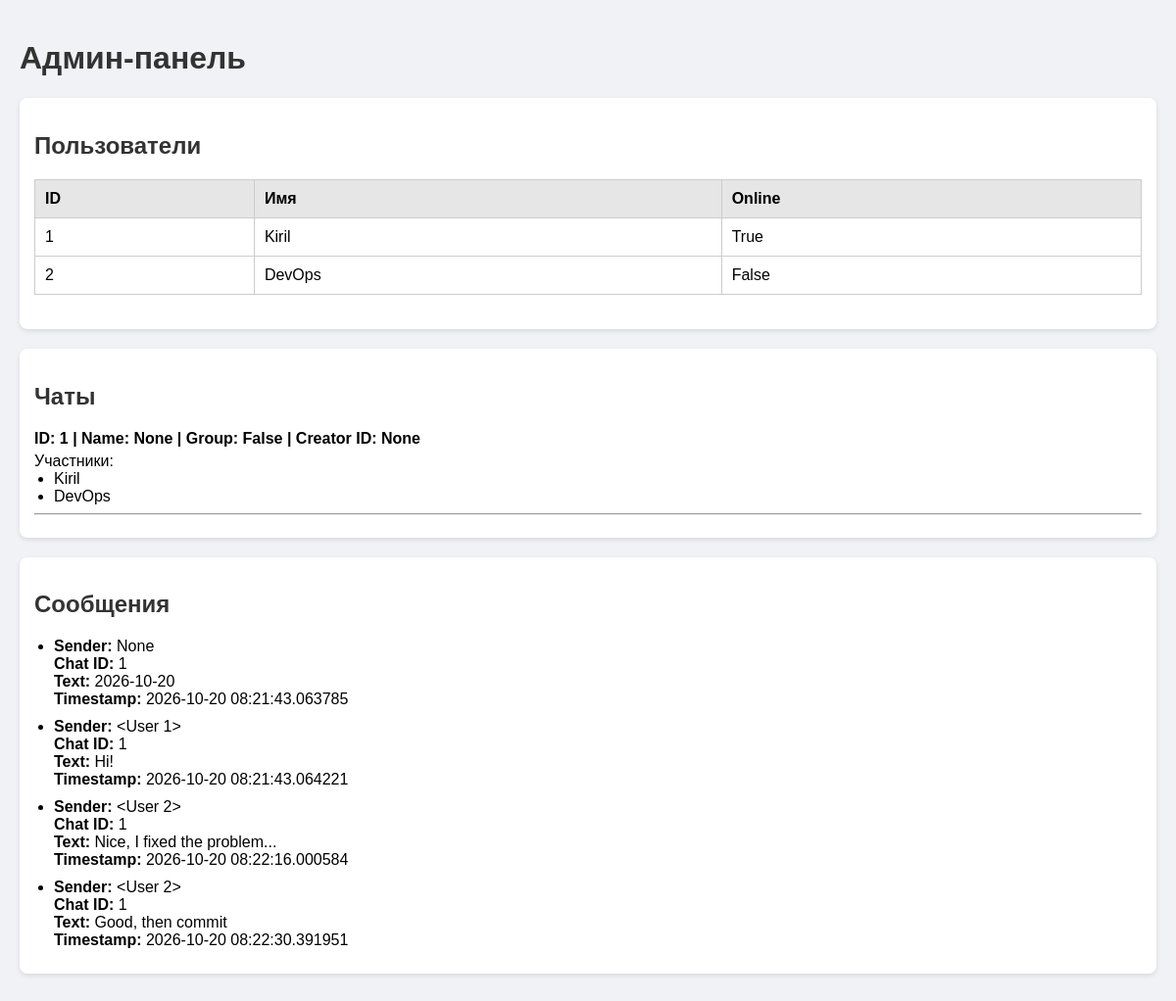
/admin, run on an earlier commit of the app's database.
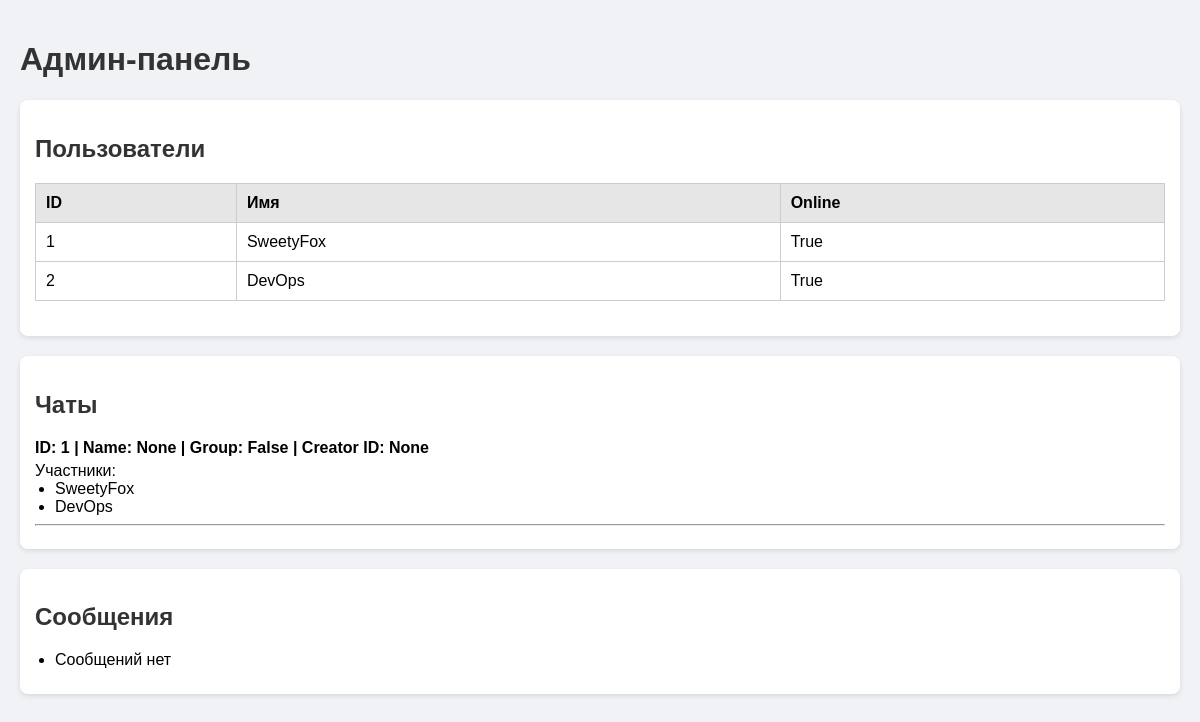
And on a later commit of the database.
### backend/stuff/db.py (models this page shows, shortened)
class User(db.Model):
    __tablename__ = 'users'
    _id = db.Column(db.Integer, primary_key=True)
    name = db.Column(db.String(100), nullable=False, unique=True)  # можно 150, если нужно
    password = db.Column(db.String(512), nullable=False)
    messages = db.relationship('Message', back_populates='sender', lazy=True)
    isActive = db.Column(db.Boolean, default=False)

class Message(db.Model):
    __tablename__ = 'messages'
    _id = db.Column(db.Integer, primary_key=True)
    chat_id = db.Column(db.Integer, db.ForeignKey('chats._id'), nullable=False)
    sender_id = db.Column(db.Integer, db.ForeignKey('users._id'), default=None, nullable=True)  # может быть None для системных сообщений
    text = db.Column(db.Text, nullable=False)  # Text вместо String
    timestamp = db.Column(db.DateTime, default=datetime.utcnow)
    sender = db.relationship('User', back_populates='messages')

### backend/stuff/routes.py (the view)
    @app.route('/admin')
    def admin():
        users_list = User.query.all()
        message_list = Message.query.all()
        chats_raw = Chat.query.all()
        chats = []
        for chat in chats_raw:
            participant_names = []
            for p in chat.participants:
                if p.user:
                    participant_names.append(p.user.name)
                else:
                    print(f"Warning: ChatParticipant {p._id} has no valid user")
            chats.append({
                "id": chat._id,
                "name": chat.name,
                "is_group": chat.is_group,
                "creator_id": chat.creator_id,
                "participants": participant_names
            })
        return render_template("Users.html", users=users_list, chats=chats, messages=message_list)

### backend/stuff/templates/Users.html (shortened to what this page needs)
<!DOCTYPE html>
<html lang="ru">
<head>
</head>
<body>
    <h1>Админ-панель</h1>
    <div class="card">
        <h2>Пользователи</h2>
        <table>
            <thead>
                <tr>
                    <th>ID</th>
                    <th>Имя</th>
                    <th>Online</th>
                </tr>
            </thead>
            <tbody>
                {% for user in users %}
                <tr>
                    <td>{{ user._id }}</td>
                    <td>{{ user.name }}</td>
                    <td>{{ user.isActive }}</td>
                </tr>
                {% else %}
                <tr>
                    <td colspan="2">Пользователи не найдены</td>
                </tr>
                {% endfor %}
            </tbody>
        </table>
    </div>
    <div class="card">
        <h2>Чаты</h2>
        {% for chat in chats %}
        <div class="chat-header">ID: {{ chat.id }} | Name: {{ chat.name }} | Group: {{ chat.is_group }} | Creator ID: {{ chat.creator_id }}</div>
        <span>Участники:</span>
        <ul>
            {% for name in chat.participants %}
                <li>{{ name }}</li>
            {% endfor %}
        </ul>
        <hr>
        {% endfor %}
    </div>
    <div class="card">
        <h2>Сообщения</h2>
        <ul class="message-list">
            {% for msg in messages %}
            <li>
                <strong>Sender:</strong> {{ msg.sender }}<br>
                <strong>Chat ID:</strong> {{ msg.chat_id }}<br>
                <strong>Text:</strong> {{ msg.text }}<br>
                <strong>Timestamp:</strong> {{ msg.timestamp }}<br>
            </li>
            {% else %}
            <li>Сообщений нет</li>
            {% endfor %}
        </ul>
    </div>
</body>
</html>

### backend/stuff/templates/Users.html (style rules this page uses)
body { font-family: Arial, sans-serif; background-color: #f0f2f5; margin: 0; padding: 20px; }
h1, h2, h3 { color: #333; }
table { width: 100%; border-collapse: collapse; margin-bottom: 20px; }
table, th, td { border: 1px solid #ccc; }
th, td { padding: 10px; text-align: left; }
th { background-color: #e6e6e6; }
.card { background-color: white; border-radius: 8px; padding: 15px; margin-bottom: 20px; box-shadow: 0 2px 5px rgba(0,0,0,0.1); }
ul { margin: 0; padding-left: 20px; }
.chat-header { font-weight: bold; margin-bottom: 5px; }
.message-list li { margin-bottom: 10px; }

What changed in the data, as far as the page shows it:
removed Message: sender "None", chat_id "1", text "2026-10-20", timestamp "2026-10-20 08:21:43.063785"
removed Message: sender "<User 1>", chat_id "1", text "Hi!", timestamp "2026-10-20 08:21:43.064221"
removed Message: sender "<User 2>", chat_id "1", text "Nice, I fixed the problem...", timestamp "2026-10-20 08:22:16.000584"
removed Message: sender "<User 2>", chat_id "1", text "Good, then commit", timestamp "2026-10-20 08:22:30.391951"
changed User id 1: name "Kiril" → "SweetyFox"
changed User "DevOps": isActive "False" → "True"
Also different on the page:
text now shown: "Сообщений нет"
